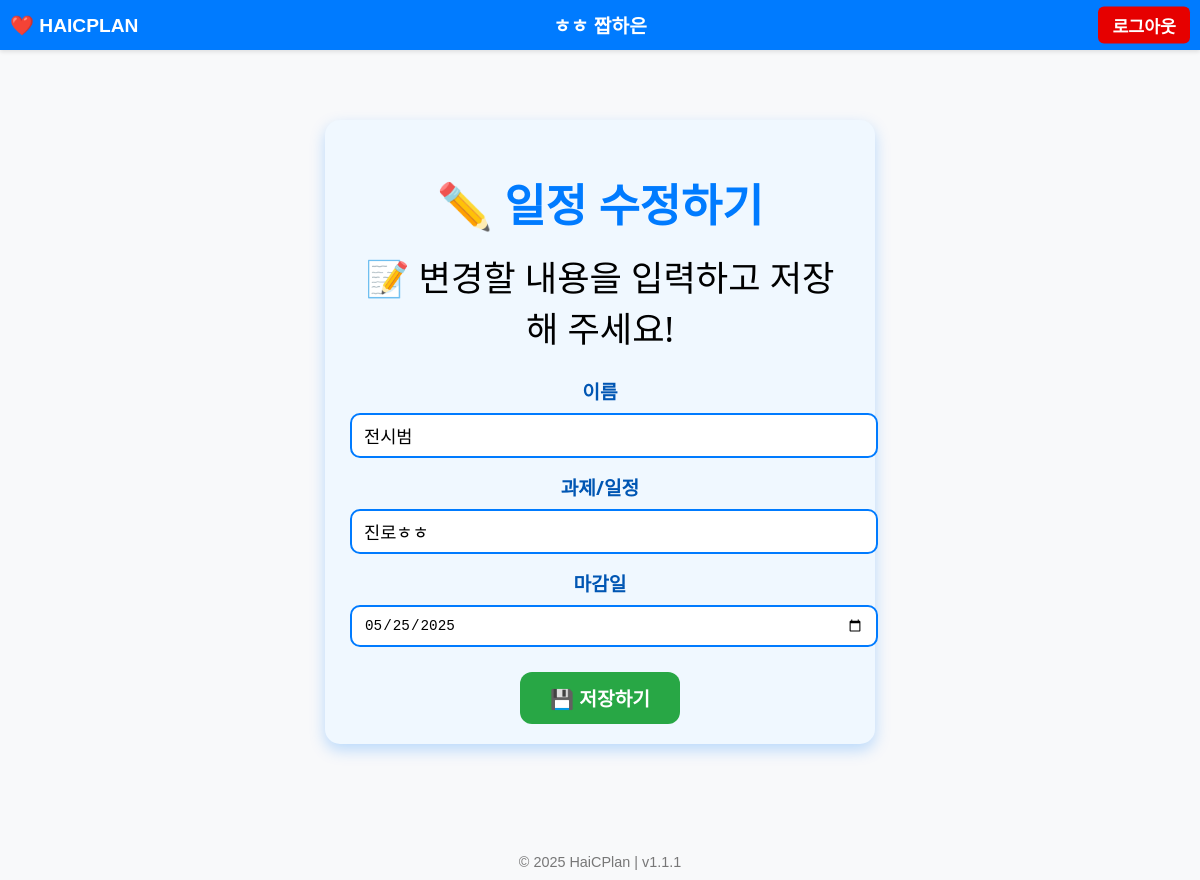
Page /edit/25 (signed in) on the committed database.
### tables this page shows
CREATE TABLE schedules(
id INTEGER PRIMARY KEY AUTOINCREMENT,
name TEXT,
task TEXT,
deadline TEXT,
username TEXT
);

### app.py (the view)
@app.route('/edit/<int:id>', methods=['GET', 'POST'])
def edit(id):
    if 'username' not in session:
        return redirect(url_for('login'))
    conn = sqlite3.connect('data.db')
    cursor = conn.cursor()
    cursor.execute('SELECT username FROM schedules WHERE id=?', (id,))
    result = cursor.fetchone()
    if not result:
        return "일정이 존재하지 않습니다."
    schedule_owner = result[0]
    if session['role'] != 'admin' and schedule_owner != session['username']:
        return "권한이 없습니다."
    if request.method == 'POST':
        name = request.form['name']
        task = request.form['task']
        deadline = request.form['deadline']
        cursor.execute('UPDATE schedules SET name=?, task=?, deadline=? WHERE id=?',
                       (name, task, deadline, id))
        conn.commit()
        conn.close()
        return redirect(url_for('view'))
    else:
        cursor.execute('SELECT name, task, deadline FROM schedules WHERE id=?', (id,))
        schedule = cursor.fetchone()
        conn.close()
        return render_template('edit.html', schedule=schedule, id=id)

### templates/edit.html (shortened to what this page needs)
{% extends "base.html" %}
{% block content %}
<div class="edit-container">
    <h1>✏️ 일정 수정하기</h1>
    <div class="emoji">📝 변경할 내용을 입력하고 저장해 주세요!</div>
    <form method="post">
        <label for="name">이름</label>
        <input type="text" id="name" name="name" value="{{ schedule[0] }}" required>
        <label for="task">과제/일정</label>
        <input type="text" id="task" name="task" value="{{ schedule[1] }}" required>
        <label for="deadline">마감일</label>
        <input type="date" id="deadline" name="deadline" value="{{ schedule[2] }}" required>
        <button type="submit">💾 저장하기</button>
    </form>
</div>
{% endblock %}

### templates/base.html (shortened to what this page needs)
<!DOCTYPE html>
<html lang="ko">
<head>
    <link rel="stylesheet" href="{{ url_for('static', filename='css/base.css') }}">
</head>
<body>
    {% if session.get('username') %}
    <header>
        <div id="logo" onclick='location.href="{{ url_for("submit") }}"'>❤️ HAICPLAN</div>
        <a href="{{ url_for('profile') }}" class="profile-link">
            <span class="profile-emoji">{{ session.get('emoji', '👤') }}</span> {{ session['username'] }}
        </a>
        <div id="logout">
            <a href="{{ url_for('logout') }}">로그아웃</a>
        </div>
    </header>
    {% endif %}
    <main>
        {% block content %}{% endblock %}
    </main>
    <footer>
        &copy; 2025 HaiCPlan | v1.1.1
    </footer>
</body>
</html>

### static/css/base.css (style rules this page uses)
body { font-family: 'Arial', sans-serif; background-color: #f8f9fa; margin: 0; padding: 0; min-height: 100vh; display: flex; flex-direction: column; align-items: center; }
header { position: fixed; top: 0; left: 0; width: 100%; height: 50px; background-color: #007bff; color: white; display: flex; align-items: center; justify-content: center; font-weight: bold; font-size: 1.2em; box-shadow: 0 2px 4px rgba(0, 0, 0, 0.1); z-index: 1000; padding: 0 60px; box-sizing: border-box; }
#logo { position: absolute; left: 10px; font-size: 1.0em; font-weight: bold; cursor: pointer; }
#logout { position: absolute; top: 50%; right: 10px; transform: translateY(-50%); font-weight: bold; z-index: 1100; }
#logout a { color: white; background-color: #e60000; text-decoration: none; padding: 6px 14px; border-radius: 6px; transition: background-color 0.3s, color 0.3s; font-size: 0.9em; border: none; display: inline-block; }
main { padding-top: 70px; width: 90%; max-width: 700px; flex-grow: 1; margin-bottom: 50px; }
footer { margin: 10px 0; font-size: 0.9em; color: #777; }
.profile-link { cursor: pointer; color: white; text-decoration: none; font-weight: bold; }

### templates/edit.html (style rules this page uses)
.edit-container { max-width: 500px; margin: 50px auto; padding: 20px 25px; background-color: #f0f8ff; border-radius: 15px; box-shadow: 0 6px 15px rgba(0, 123, 255, 0.25); font-family: 'Segoe UI', Tahoma, Geneva, Verdana, sans-serif; text-align: center; }
h1 { font-size: 2.8em; color: #007bff; margin-bottom: 15px; }
.emoji { font-size: 2.2em; margin-bottom: 25px; }
form label { display: block; font-weight: 600; margin: 15px 0 8px 0; font-size: 1.2em; color: #0056b3; }
form input[type="text"], form input[type="date"] { width: 100%; padding: 10px 12px; font-size: 1.1em; border: 2px solid #007bff; border-radius: 10px; outline: none; transition: border-color 0.3s; }
form button { margin-top: 25px; padding: 12px 30px; background-color: #28a745; border: none; border-radius: 12px; color: white; font-size: 1.2em; cursor: pointer; font-weight: bold; transition: background-color 0.3s; }

### rows in the picture
schedules: username "짭하은", name "전시범", task "진로ㅎㅎ", deadline "05/25/2025"

### other values in the picture
{{ session.get('emoji', '👤') }} "ㅎㅎ"
